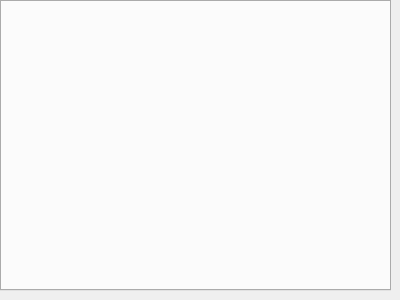
<?xml version="1.0" encoding="UTF-8"?>
<ui version="4.0">
 <class>LogView</class>
 <widget class="QDockWidget" name="LogView">
  <property name="geometry">
   <rect>
    <x>0</x>
    <y>0</y>
    <width>400</width>
    <height>300</height>
   </rect>
  </property>
  <property name="features">
   <set>QDockWidget::DockWidgetFloatable|QDockWidget::DockWidgetMovable</set>
  </property>
  <property name="windowTitle">
   <string>Logs</string>
  </property>
  <widget class="QWidget" name="dockWidgetContents">
   <layout class="QHBoxLayout" name="horizontalLayout">
    <property name="spacing">
     <number>0</number>
    </property>
    <property name="leftMargin">
     <number>0</number>
    </property>
    <property name="topMargin">
     <number>0</number>
    </property>
    <item>
     <widget class="QTabWidget" name="logTabs">
      <property name="currentIndex">
       <number>-1</number>
      </property>
     </widget>
    </item>
   </layout>
  </widget>
 </widget>
 <resources/>
 <connections/>
</ui>
